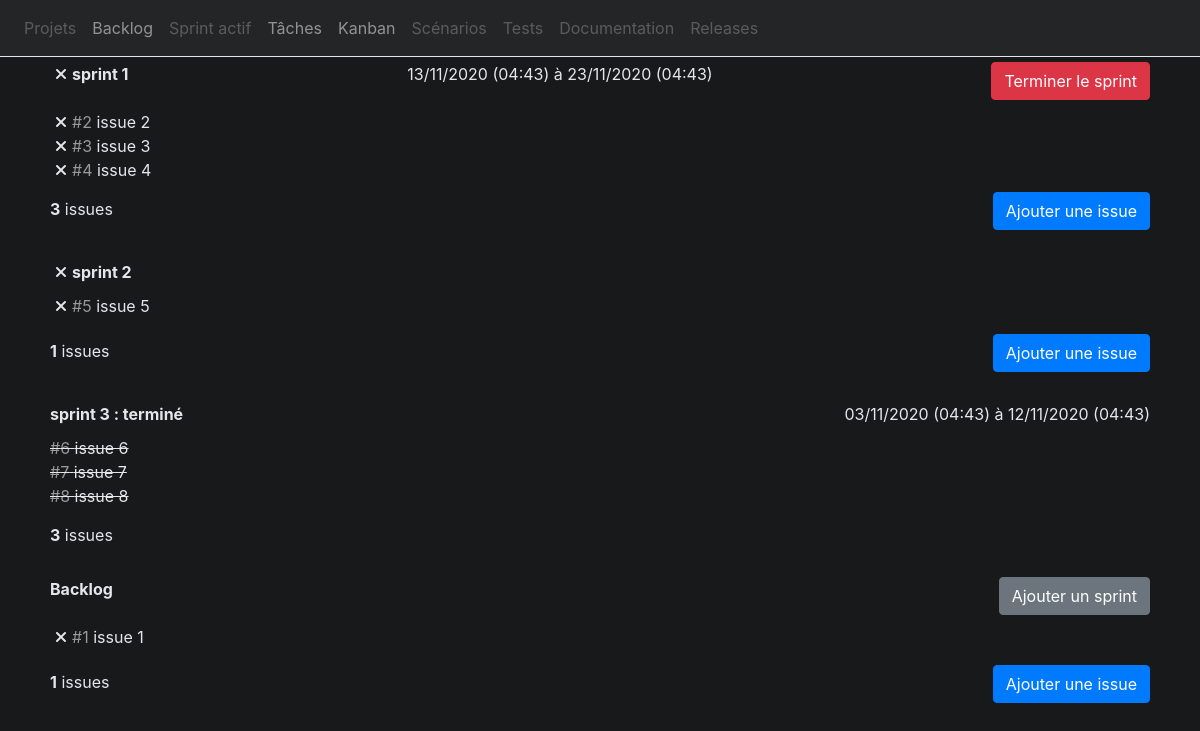
The page /models/issue/views/Backlog.php on the database as committed earlier.
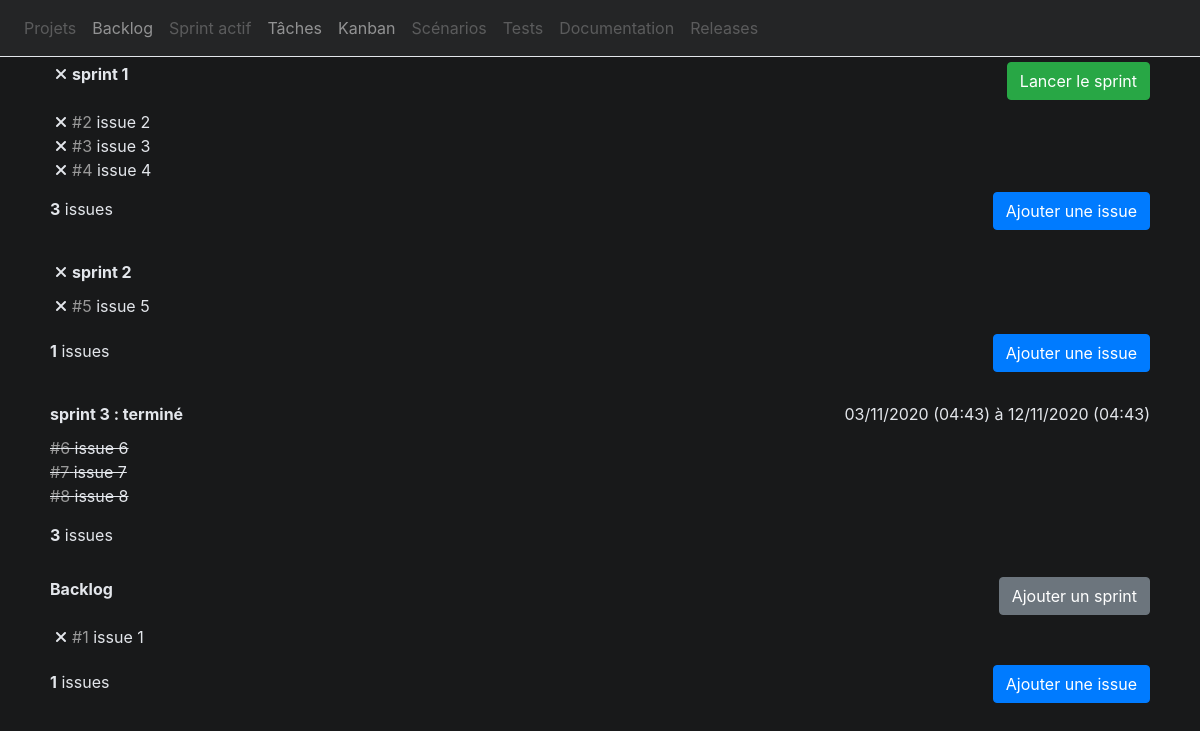
The same page on the database as committed later.
### tables this page shows
CREATE TABLE sprint (
    project_id INT(6) UNSIGNED NOT NULL,
    id INT(6) UNSIGNED AUTO_INCREMENT,
    title CHAR(255) NOT NULL,
    begin_date DATETIME(1),
    end_date DATETIME(1),
    PRIMARY KEY (project_id, id),
    CHECK (begin_date < end_date)
);

CREATE TABLE issue (
    project_id INT(6) UNSIGNED NOT NULL,
    id INT(6) UNSIGNED AUTO_INCREMENT,
    sprint_id INT(6) UNSIGNED,
    title CHAR(255) NOT NULL,
    description VARCHAR(1000),
    priority ENUM("lowest", "low", "medium", "high", "highest"),
    cost INT(6) UNSIGNED,
    FOREIGN KEY (sprint_id) REFERENCES sprint(id),
    PRIMARY KEY (project_id, id)
);

### models/sprint/data/Sprints.php (called while the page is built)
<?php
class Sprints{
    private $db;
    public function __construct($db){
        $this->db = $db;
    }
    public function getSprints() {
        $sql = 'SELECT id, title, begin_date, end_date FROM sprint WHERE project_id = '.$_SESSION["project_id"];
        return $this->sprints = $this->db->query($sql);
    }
    public function getActiveSprint() {
        $sql = 'SELECT id, title, begin_date, end_date FROM sprint WHERE begin_date < NOW() AND end_date > NOW() AND project_id = '.$_SESSION["project_id"];
        return $this->db->query($sql)->fetch();
    }
}
?>

### models/sprint/data/Sprint.php (called while the page is built, shortened)
 <?php
class Sprint{
    private $db;
    public function __construct($db){
        $this->db = $db;
    }
    public function isFinishedSprint($sprint_id){
        $sql = 'SELECT * FROM sprint
                WHERE id = '.$sprint_id.' AND end_date < NOW() AND project_id =' .$_SESSION["project_id"];
        $result = $this->db->query($sql);
        return ($result->rowCount()==1);
    }
}
?>

### includes/Util.php (called while the page is built, shortened)
<?php
function enhanceDate($date) {
    $newDate = explode(" ", $date);
    $hour = explode(":", $newDate[1]);
    $newDate = explode("-", $newDate[0]);
    return ($newDate[2]."/".$newDate[1]."/".$newDate[0]." (".$hour[0].":".$hour[1].")");
}
?>

### models/issue/data/Issues.php (called while the page is built, shortened)
<?php
class Issues{
    private $db;
    public function __construct($db){
        $this->db = $db;
    }
    public function getIssuesBySprint($sprint_id){
        $sql = 'SELECT * FROM issue WHERE project_id = '.$_SESSION["project_id"].' AND sprint_id = '.$sprint_id;
        $res = $this->db->query($sql);
        return $res;
    }
    public function getBacklogIssues(){
        $sql = 'SELECT * FROM issue WHERE project_id = '.$_SESSION["project_id"].' AND sprint_id IS NULL';
        return $this->db->query($sql);
    }
}
?>

### models/issue/views/Backlog.php (the view, shortened to what this page needs)
<!DOCTYPE html>
<html lang="fr">
<head>
    <?php
    include_once("../../../includes/Style.php");
    ?>
</head>
<body>
    <?php
    include_once("../../../includes/Navbar.php");
    ?>
<div class="container-xl d-table">
<div class="backlog-content">
    <?php
        include_once("../data/Issues.php");
        include_once("../../sprint/data/Sprints.php");
        include_once("../../sprint/data/Sprint.php");
        include_once("../../../includes/Util.php");
        $database= new Database();
        $db = $database->getConnection();
        $sprints = new Sprints($db);
        $next_sprint_to_launch = true;
        foreach  ($sprints->getSprints() as $sprint) {
            $sprintObj = new Sprint($db);
            $is_sprint_finished = $sprintObj->isFinishedSprint($sprint['id']);
            if($is_sprint_finished) {
                echo "<div class='ended-sprint sprint' id='sprint-". $sprint['id'] . "'>";
                echo "<div class='sprint-header'><div class='sprint-title'>".$sprint['title']."</div>";
            }
            else {
                echo "<div class='sprint' id='sprint-". $sprint['id'] . "'>";
                echo "<div class='sprint-header'><div class='sprint-title'><i class='fas fa-times delete-sprint'></i>".$sprint['title']."</div>";
            }
            if(!$sprint['begin_date']=="") {
               echo "<div class='sprint-date'>".enhanceDate($sprint['begin_date'])." à ". enhanceDate($sprint['end_date'])."</div>";
            }
            $active_sprint = $sprints->getActiveSprint()['id'];
            if($active_sprint==null && !$is_sprint_finished && $next_sprint_to_launch)
            {
                echo "<button type='button' class='btn btn-success start-sprint'>Lancer le sprint</button>";
                $next_sprint_to_launch = false;
            }
            else if($active_sprint == $sprint['id'])
            {
                echo "<button type='button' class='btn btn-danger end-sprint'>Terminer le sprint</button>";
            }
            echo "</div>";
            echo "<div class='sprint-content sortable'>";
            $issues = new Issues($db);
            $nb_of_issues = 0;
            foreach ($issues->getIssuesBySprint($sprint['id']) as $sprint_issue) {
                $nb_of_issues++;
                echo "<div class='issue-". $sprint_issue['id'] ."' id='draggable". $sprint_issue['id'] . "'>";
                if ($is_sprint_finished) {
                    echo "<span class='issue-id'>".$sprint_issue['id']."</span>";
                }
                else {
                echo "<i class='fas fa-times delete-issue'></i><span class='issue-id'>".$sprint_issue['id']."</span>";
                }
                echo "<span class='issue-title'> ".$sprint_issue['title']."</span>";
                echo "</div>";
            }
            echo "</div>";
            echo "<div class='sprint-footer'>
                    <div class='sprint-count'>
                        <span>".$nb_of_issues."</span>
                        issues
                    </div>";
             if (!$is_sprint_finished)
             echo   "<div class='add-issue-button'>
                        <button type='button' class='btn btn-primary add-issue'>Ajouter une issue</button>
                    </div>";
            echo    "</div>";
            echo "</div>";
        }
        echo "<div class='sprint'>";
        $issues = new Issues($db);
        $nb_of_issues = 0;
        echo "<div class='sprint-header'><div class='sprint-title'>Backlog</div><div class='add-sprint-button'>
        <button type='button' class='btn btn-secondary add-sprint'>Ajouter un sprint</button>
    </div></div>";
    echo "<div class='sprint-content sortable'>";
        foreach  ($issues->getBacklogIssues() as $backlog_issue) {
            $nb_of_issues++;
            echo "<div class='issue-". $backlog_issue['id'] ."' id='draggable". $backlog_issue['id'] . "'>";
            echo "<i class='fas fa-times delete-issue'></i><span class='issue-id'>".$backlog_issue['id']."</span>";
            echo "<span class='issue-title'> ".$backlog_issue['title']."</span>";
            echo "</div>";
        }
        echo "</div>";
        echo "<div class='sprint-footer'>
                <div class='sprint-count'>
                    <span>".$nb_of_issues."</span>
                    issues
                </div>
                <div class='add-issue-button'>
                    <button type='button' class='btn btn-primary add-issue'>Ajouter une issue</button>
                </div>
            </div>";
        echo "</div>";
    ?>
        </div>
    </div>
</body>
</html>

### includes/Style.php (shortened to what this page needs)
<link rel="stylesheet" href="https://maxcdn.bootstrapcdn.com/bootstrap/4.5.2/css/bootstrap.min.css" />
<link rel="stylesheet" href="https://cdnjs.cloudflare.com/ajax/libs/bootstrap-datetimepicker/4.17.37/css/bootstrap-datetimepicker.min.css">
<link rel="stylesheet" href="../../../public/css/style.css">

### includes/Navbar.php (shortened to what this page needs)
<nav class="navbar navbar-expand-lg navbar-dark">
  <div class="collapse navbar-collapse" id="navbarNavAltMarkup">
    <div class="navbar-nav">
    <a class="nav-link disabled" href="#" tabindex="-1" aria-disabled="true">Projets</a>
      <a class="nav-link" href="../../issue/views/Backlog.php">Backlog</a>
      <a class="nav-link disabled" href="#" tabindex="-1" aria-disabled="true">Sprint actif</a>
      <a class="nav-link" href="../../task/views/TaskList.php">Tâches</a>
      <a class="nav-link" href="../../task/views/Kanban.php">Kanban</a>
      <a class="nav-link disabled" href="#" tabindex="-1" aria-disabled="true">Scénarios</a>
      <a class="nav-link disabled" href="#" tabindex="-1" aria-disabled="true">Tests</a>
      <a class="nav-link disabled" href="#" tabindex="-1" aria-disabled="true">Documentation</a>
      <a class="nav-link disabled" href="#" tabindex="-1" aria-disabled="true">Releases</a>
    </div>
  </div>
</nav>

### public/css/style.css (style rules this page uses)
body { background-color: #18191a; color:#e3e6eb; }
nav { background-color: #242526; border-bottom: 1px solid #e3e6eb; }
.sprint-count > span { font-weight: bold; }
.issue-id { color:#999999; }
.issue-id::before { content: "#"; }
.ended-sprint > div:not(:last-child):not(:first-child) { text-decoration: line-through; }
.ended-sprint .sprint-title::after { content: " : terminé"; }
.sprint-header { display:flex; justify-content:space-between; }
.sprint i, .backlog i { margin-right: 5px; margin-left:5px; cursor: pointer; }
.sprint-footer { display: flex; justify-content: space-between; }
.sprint > div, .backlog > div { padding:5px; }
.sprint { margin-bottom:20px; }
.sprint-title { font-weight: bold; }
.sprint-count { padding-top: 5px; }
.sprint:not(.ended-sprint) .sortable { min-height: 40px; }
.sprint-content > div { width: initial!important; height: initial!important; }

Rows that differ between the two databases and show on the page:
changed sprint "sprint 1": begin_date "13/11/2020 (04:43)" → (not shown); end_date "23/11/2020 (04:43)" → (not shown); text "Terminer le sprint" → "Lancer le sprint"
